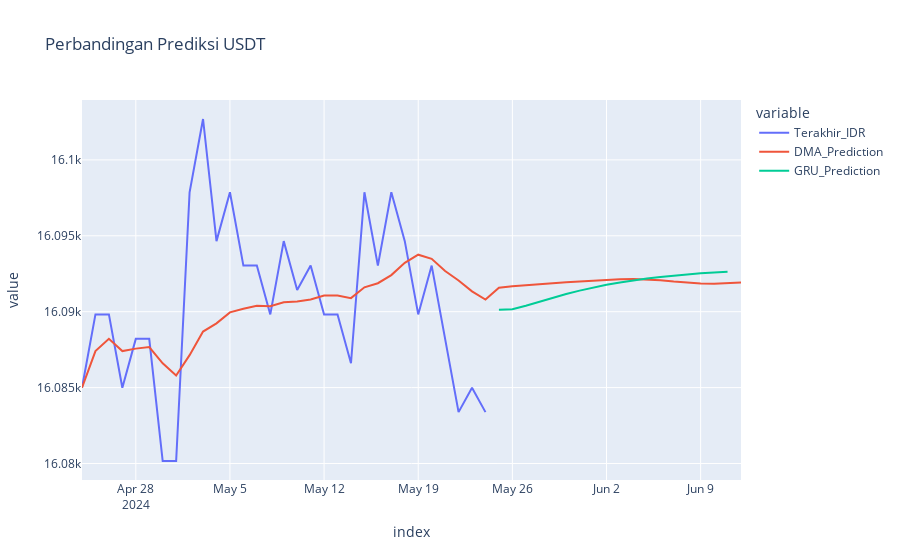

Source (notebook cell):
### Code cell
# Langkah 7 : Membandingkan antara GRU, DMA dan harga Asli

# Combine DMA and GRU predictions
combined_data = dma_data.copy()
combined_data['GRU_Prediction'] = gru_data['GRU_Prediction']

# Display the combined predictions
display(combined_data.tail(10))

# Plot combined predictions using Plotly
fig = px.line(combined_data, x=combined_data.index, y=['Terakhir_IDR', 'DMA_Prediction', 'GRU_Prediction'], title='Perbandingan Prediksi USDT')
fig.show()
